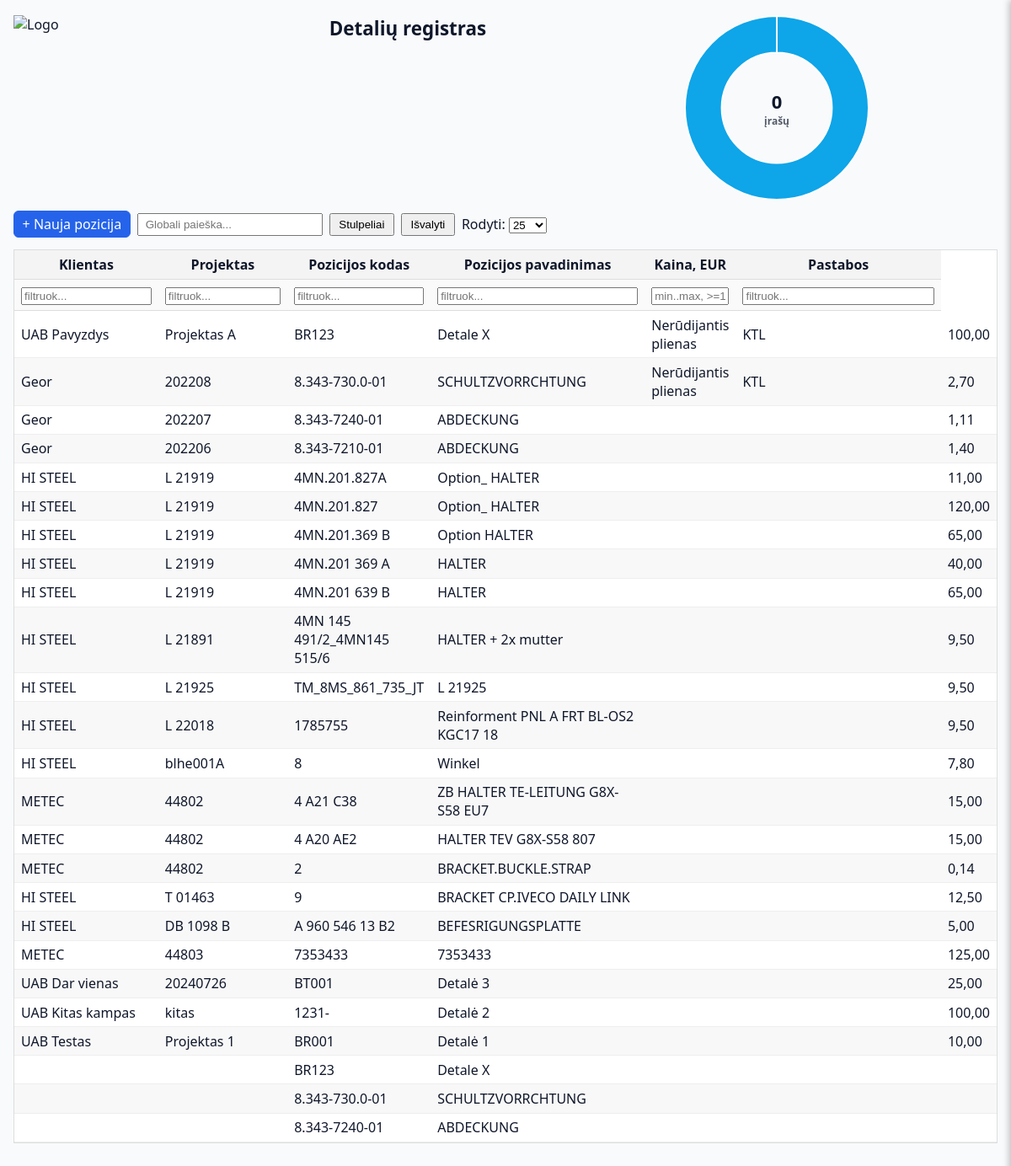
The app's page /pozicijos/ with its own data.
### pozicijos/models.py (models this page shows, shortened)
class Pozicija(models.Model):
    klientas = models.CharField("Klientas", max_length=255, null=True, blank=True)
    projektas = models.CharField("Projektas", max_length=255, null=True, blank=True)
    poz_kodas = models.CharField("Kodas", max_length=100)
    poz_pavad = models.CharField("Pavadinimas", max_length=255)
    metalas = models.CharField("Metalas", max_length=120, null=True, blank=True)
    plotas = models.DecimalField("Plotas", max_digits=10, decimal_places=2, null=True, blank=True)
    svoris = models.DecimalField("Svoris", max_digits=10, decimal_places=3, null=True, blank=True)
    kabinimo_budas = models.CharField("Kabinimo būdas", max_length=120, null=True, blank=True)
    kabinimas_reme = models.CharField("Kabinimas rėme", max_length=120, null=True, blank=True)
    detaliu_kiekis_reme = models.IntegerField("Detalių kiekis rėme", null=True, blank=True)
    faktinis_kiekis_reme = models.IntegerField("Faktinis kiekis rėme", null=True, blank=True)
    paruosimas = models.CharField("Paruošimas", max_length=200, null=True, blank=True)
    padengimas = models.CharField("Padengimas", max_length=200, null=True, blank=True)
    padengimo_standartas = models.CharField("Padengimo standartas", max_length=200, null=True, blank=True)
    spalva = models.CharField("Spalva", max_length=120, null=True, blank=True)
    turi_ktl = models.BooleanField(
        "KTL",
        default=False,
        help_text="Pažymėkite, jei pozicijai taikomas KTL procesas (pvz. BASF CG 570).",
    )
    turi_miltus = models.BooleanField(
        "Miltelinis dažymas",
        default=False,
        help_text="Pažymėkite, jei pozicijai taikomas miltelinis dažymas.",
    )
    turi_paruosima = models.BooleanField(
        "Paruošimas (Chemetall)",
        default=False,
        help_text="Tik paruošimas Chemetall be KTL.",
    )
    miltai_kodas = models.CharField(
        "Miltelių kodas",
        max_length=100,
        blank=True,
    )
    miltai_tiekejas = models.CharField(
        "Miltelių tiekėjas",
        max_length=100,
        blank=True,
    )
    miltai_blizgumas = models.CharField(
        "Blizgumas",
        max_length=50,
        blank=True,
    )
    miltai_kaina = models.DecimalField(
        "Miltelių kaina",
        max_digits=10,
        decimal_places=2,
        null=True,
        blank=True,
    )
    maskavimas = models.CharField("Maskavimas", max_length=200, null=True, blank=True)
    atlikimo_terminas = models.DateField("Atlikimo terminas", null=True, blank=True)
    testai_kokybe = models.CharField("Testai / kokybė", max_length=255, null=True, blank=True)
    pakavimo_tipas = models.CharField(
        "Pakavimas",
        max_length=20,
        choices=PAKAVIMO_TIPAS_CHOICES,
        null=True,
        blank=True,
    )
    pakavimas = models.CharField("Aprašymas", max_length=255, null=True, blank=True)
    instrukcija = models.TextField("Pastabos", null=True, blank=True)
    pakavimo_dienos_norma = models.CharField("Pakavimo dienos norma", max_length=120, null=True, blank=True)
    pak_po_ktl = models.CharField("Pakavimas po KTL", max_length=255, null=True, blank=True)
    pak_po_milt = models.CharField("Pakavimas po miltelinio", max_length=255, null=True, blank=True)
    kaina_eur = models.DecimalField("Dabartinė kaina (EUR)", max_digits=12, decimal_places=2, null=True, blank=True)
    pastabos = models.TextField("Pastabos", null=True, blank=True)
    created = models.DateTimeField("Sukurta", auto_now_add=True, null=True, blank=True)
    updated = models.DateTimeField("Atnaujinta", auto_now=True, null=True, blank=True)
    class Meta:
        ordering = ["-created", "-id"]
        verbose_name = "Pozicija"
        verbose_name_plural = "Pozicijos"

### pozicijos/views.py (the view)
# urls.py: path("", views.pozicijos_list, name="list"),
def pozicijos_list(request):
    visible_cols = visible_cols_from_request(request)
    q = request.GET.get("q", "").strip()
    page_size = int(request.GET.get("page_size", 25))
    current_sort = request.GET.get("sort", "")   # pvz. "klientas"
    current_dir = request.GET.get("dir", "asc")  # "asc" arba "desc"
    qs = Pozicija.objects.all()
    qs = apply_filters(qs, request)
    qs = apply_sorting(qs, request)[:page_size]
    context = {
        "columns_schema": COLUMNS,
        "visible_cols": visible_cols,
        "items": qs,
        "q": q,
        "page_size": page_size,
        "f": request.GET,  # šablonas naudoja dict_get
        "current_sort": current_sort,
        "current_dir": current_dir,
    }
    return render(request, "pozicijos/list.html", context)

### pozicijos/services/listing.py (called while the page is built, shortened)
def visible_cols_from_request(request) -> List[str]:
    cols_param = request.GET.get("cols")
    if cols_param:
        return [c for c in cols_param.split(",") if c]
    return [c["key"] for c in COLUMNS if c.get("default")]

def apply_filters(qs: QuerySet, request) -> QuerySet:
    q_global = request.GET.get("q", "").strip()
    return qs

def apply_sorting(qs: QuerySet, request) -> QuerySet:
    sort = request.GET.get("sort")
    direction = request.GET.get("dir", "asc")
    if not sort:
        return qs.order_by("-created", "-id")

### pozicijos/templatetags/attr.py (called while the page is built)
@register.filter(name="attr")
def attr(obj, path: str):
    if obj is None or not path:
        return ""
    try:
        parts = str(path).split(".")
        val = obj
        for p in parts:
            if isinstance(val, dict):
                val = val.get(p, "")
            else:
                val = getattr(val, p, "")
            if callable(val):
                try:
                    val = val()  # beargumentė funkcija arba @property
                except TypeError:
                    pass
        return "" if val is None else val
    except Exception:
        return ""

### pozicijos/templatetags/dict_get.py (called while the page is built)
@register.filter
def dict_get(d, key):
    try:
        return (d or {}).get(key, "")
    except Exception:
        return ""

### pozicijos/templatetags/json_utils.py (called while the page is built)
@register.filter
def tojson(value):
    return mark_safe(json.dumps(value, ensure_ascii=False))

### pozicijos/templates/pozicijos/list.html (shortened to what this page needs)
{% extends "base.html" %}
{% load attr %}
{% load dict_get %}
{% load json_utils %}
{% block content %}
<div class="top-wrap">
  <div class="logo-block">
    <img src="{{ MEDIA_URL }}logo.png" alt="Logo">
  </div>
  <div class="title-block">
    <h1>Detalių registras</h1>
  </div>
  <div class="graph-box">
    <div class="donut-box">
      <canvas id="statsDonut" width="220" height="220"></canvas>
      <div class="donut-center" id="donutCenter">0<br><span>įrašų</span></div>
    </div>
  </div>
</div>
<div class="controls-block">
  <div class="controls-bar">
    <a href="{% url 'pozicijos:create' %}" class="btn btn-primary">+ Nauja pozicija</a>
    <input id="q" name="q" type="search" placeholder="Globali paieška..." value="{{ q|default:'' }}">
    <button id="btn-cols" type="button">Stulpeliai</button>
    <button id="btn-clear" type="button">Išvalyti</button>
    <label>Rodyti:
      <select id="page_size" name="page_size">
        <option value="25" {% if page_size == 25 %}selected{% endif %}>25</option>
      </select>
    </label>
  </div>
</div>
<div class="table-wrap" id="pozicijos-wrap">
  <table id="pozicijos-table">
    <colgroup id="pozicijos-colgroup">
      {% for c in columns_schema %}
        <col data-key="{{ c.key }}" style="width:{{ c.width }}px" {% if c.key not in visible_cols %}hidden{% endif %}>
      {% endfor %}
    </colgroup>
    <thead>
      <tr class="headers">
        {% for c in columns_schema %}
          <th data-key="{{ c.key }}" {% if c.key not in visible_cols %}hidden{% endif %}>{{ c.label }}</th>
        {% endfor %}
      </tr>
      <tr class="filters">
        {% for c in columns_schema %}
          <th data-key="{{ c.key }}" {% if c.key not in visible_cols %}hidden{% endif %}>
            {% if c.filter == "text" %}
              <input class="th-filter" data-key="{{ c.key }}" type="text" placeholder="filtruok..." value="{{ f|dict_get:c.key|default:'' }}">
            {% elif c.filter == "range" %}
              <input class="th-filter" data-key="{{ c.key }}" type="text" placeholder="min..max, >=10, =15" value="{{ f|dict_get:c.key|default:'' }}">
            {% elif c.filter == "date" %}
              <input class="th-filter" data-key="{{ c.key }}" type="date" value="{{ f|dict_get:c.key|default:'' }}">
            {% else %}
              &nbsp;
            {% endif %}
          </th>
        {% endfor %}
      </tr>
    </thead>
    <tbody id="tbody">
      {% include "pozicijos/_tbody.html" %}
    </tbody>
  </table>
</div>
{% endblock %}

### pozicijos/templates/pozicijos/_tbody.html
{% load attr %}
{% for it in items %}
<tr onclick="location.href='{% url 'pozicijos:detail' it.id %}'" style="cursor:pointer;">
  {% for c in columns_schema %}
    {% if c.key in visible_cols %}
      <td data-key="{{ c.key }}">{{ it|attr:c.key }}</td>
    {% endif %}
  {% endfor %}
</tr>
{% empty %}
<tr><td colspan="{{ visible_cols|length }}">Nėra įrašų.</td></tr>
{% endfor %}

### templates/base.html (style rules this page uses)
:root { --app-header-offset: 0px; }
body { margin:0; font-family:system-ui,-apple-system,Segoe UI,Roboto,Ubuntu,"Helvetica Neue",Arial,"Noto Sans","Liberation Sans",sans-serif; background:#f8fafc; color:#0f172a; }
a.btn,button.btn { display:inline-block;padding:8px 12px;border-radius:6px; border:1px solid #2563eb;background:#2563eb;color:#fff; text-decoration:none;cursor:pointer }

### pozicijos/templates/pozicijos/list.html (style rules this page uses)
.top-wrap { display:flex; align-items:flex-start; gap:1rem; margin-bottom:.75rem; }
.logo-block { display:flex; align-items:center; min-width:140px; }
.logo-block img { max-height:42px; width:auto; display:block; }
.title-block { flex:1; text-align:center; }
.title-block h1 { margin:0; font-size:1.4rem; font-weight:600; }
.controls-block { display:flex; flex-direction:column; gap:.35rem; margin-bottom:.5rem; }
.controls-bar { display:flex; gap:.5rem; align-items:center; flex-wrap:wrap; }
.controls-bar input[type="search"] { padding:.25rem .5rem; min-width:220px; }
.controls-bar button, .controls-bar a.btn { padding:.25rem .6rem; cursor:pointer; text-decoration:none; }
.graph-box { display:flex; gap:.75rem; align-items:flex-start; min-width:240px; }
.donut-box { position:relative; width:220px; height:220px; }
.donut-box canvas { width:220px!important; height:220px!important; }
.donut-center { position:absolute; inset:0; display:flex; flex-direction:column; justify-content:center; align-items:center; font-weight:700; font-size:22px; pointer-events:none; text-align:center; }
.table-wrap { overflow:auto; max-height:calc(100vh - 180px); border:1px solid #ddd; background:#fff; }
#pozicijos-table { width:100%; border-collapse:separate; border-spacing:0; }
#pozicijos-table thead tr.headers th { background:#f4f4f4; }
#pozicijos-table thead tr.filters th { background:#fafafa; }
#pozicijos-table thead th { position:sticky; top:0; padding:.4rem .5rem; border-bottom:1px solid #ddd; white-space:nowrap; z-index:5; }
#pozicijos-table thead tr.filters th { top:34px; z-index:6; }
#pozicijos-table tbody td { padding:.35rem .5rem; border-bottom:1px solid #eee; background:#fff; }
#pozicijos-table tbody tr:nth-child(even) td { background:#f8f8f8; }
.th-filter { width:100%; box-sizing:border-box; }
#pozicijos-table thead tr.headers th.sticky-col-header { position:sticky !important; top:0; left:0; z-index:200; background:#f4f4f4 !important; }
#pozicijos-table thead tr.filters th.sticky-col-filter { position:sticky !important; top:34px; left:0; z-index:190; background:#fafafa !important; }
#pozicijos-table tbody td.sticky-col-cell { position:sticky; left:0; z-index:180; background:inherit; }
.table-wrap { overflow: visible !important; }

### templates/snippets/columns_dnd_shared.html (style rules this page uses)
.th-draggable { user-select: none; cursor: grab; transition: all .2s; }

### records on screen
Pozicija: columns_schema "UAB Pavyzdys" "Projektas A" "BR123" "Detale X" "Nerūdijantis plienas" "KTL" "100,00"
Pozicija: columns_schema "Geor" "202208" "8.343-730.0-01" "SCHULTZVORRCHTUNG" "Nerūdijantis plienas" "KTL" "2,70"
Pozicija: columns_schema "Geor" "202207" "8.343-7240-01" "ABDECKUNG" "1,11"
Pozicija: columns_schema "Geor" "202206" "8.343-7210-01" "ABDECKUNG" "1,40"
Pozicija: columns_schema "HI STEEL" "L 21919" "4MN.201.827A" "Option_ HALTER" "11,00"
Pozicija: columns_schema "HI STEEL" "L 21919" "4MN.201.827" "Option_ HALTER" "120,00"
Pozicija: columns_schema "HI STEEL" "L 21919" "4MN.201.369 B" "Option HALTER" "65,00"
Pozicija: columns_schema "HI STEEL" "L 21919" "4MN.201 369 A" "HALTER" "40,00"
Pozicija: columns_schema "HI STEEL" "L 21919" "4MN.201 639 B" "HALTER" "65,00"
Pozicija: columns_schema "HI STEEL" "L 21891" "4MN 145 491/2_4MN145 515/6" "HALTER + 2x mutter" "9,50"
Pozicija: columns_schema "HI STEEL" "L 21925" "TM_8MS_861_735_JT" "L 21925" "9,50"
Pozicija: columns_schema "HI STEEL" "L 22018" "1785755" "Reinforment PNL A FRT BL-OS2 KGC17 18" "9,50"
Pozicija: columns_schema "HI STEEL" "blhe001A" "8" "Winkel" "7,80"
Pozicija: columns_schema "METEC" "44802" "4 A21 C38" "ZB HALTER TE-LEITUNG G8X-S58 EU7" "15,00"
Pozicija: columns_schema "METEC" "44802" "4 A20 AE2" "HALTER TEV G8X-S58 807" "15,00"
Pozicija: columns_schema "METEC" "44802" "2" "BRACKET.BUCKLE.STRAP" "0,14"
Pozicija: columns_schema "HI STEEL" "T 01463" "9" "BRACKET CP.IVECO DAILY LINK" "12,50"
Pozicija: columns_schema "HI STEEL" "DB 1098 B" "A 960 546 13 B2" "BEFESRIGUNGSPLATTE" "5,00"
Pozicija: columns_schema "METEC" "44803" "7353433" "7353433" "125,00"
Pozicija: columns_schema "UAB Dar vienas" "20240726" "BT001" "Detalė 3" "25,00"
Pozicija: columns_schema "UAB Kitas kampas" "kitas" "1231-" "Detalė 2" "100,00"
Pozicija: columns_schema "UAB Testas" "Projektas 1" "BR001" "Detalė 1" "10,00"
Pozicija: columns_schema "BR123" "Detale X"
Pozicija: columns_schema "8.343-730.0-01" "SCHULTZVORRCHTUNG"
Pozicija: columns_schema "8.343-7240-01" "ABDECKUNG"

### other values on screen
{{ c.label }} "Klientas" "Projektas" "Pozicijos kodas" "Pozicijos pavadinimas" "Kaina, EUR" "Pastabos"
